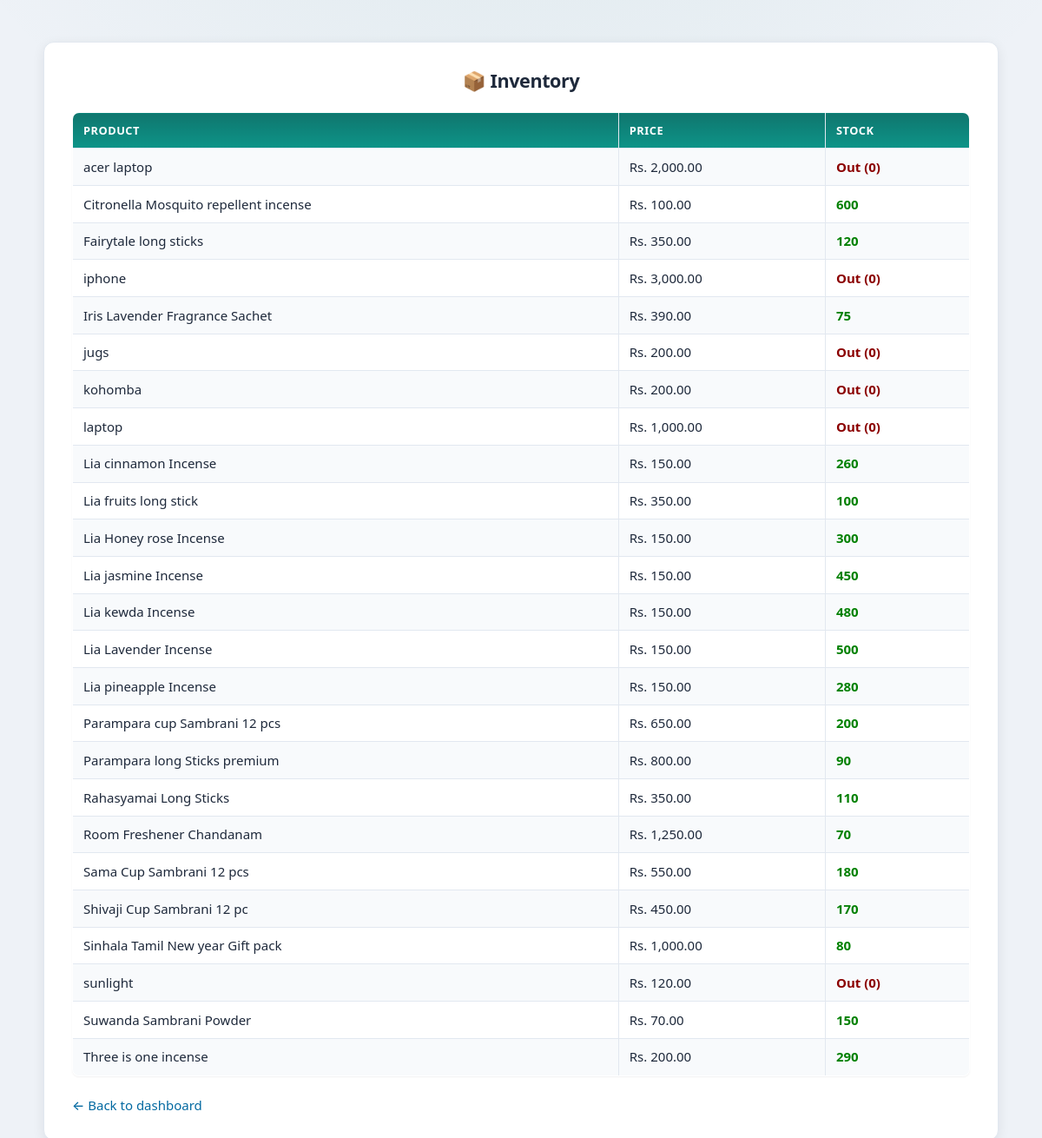
Page /inventory.php (signed in) on the earlier database version.
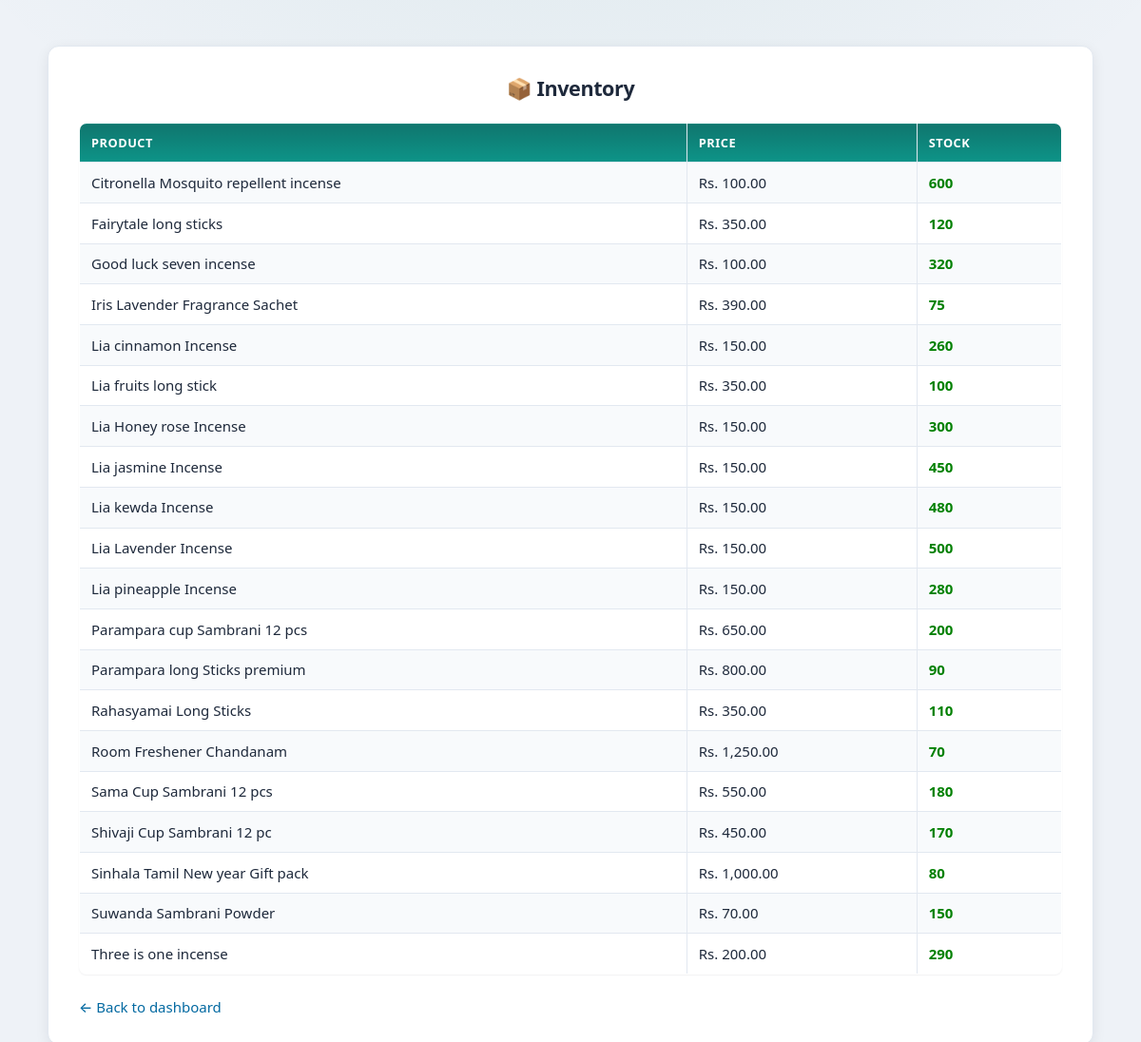
Same page on the later database version.
### tables this page shows
CREATE TABLE IF NOT EXISTS `product` (
  `product_id` int NOT NULL AUTO_INCREMENT,
  `product_name` varchar(100) NOT NULL,
  `unit_price` decimal(10,2) NOT NULL,
  `category_id` int NOT NULL,
  `status` varchar(20) DEFAULT 'active',
  PRIMARY KEY (`product_id`),
  UNIQUE KEY `product_name` (`product_name`),
  KEY `category_id` (`category_id`)
);

### includes/roles.php (called while the page is built, shortened)
<?php
function normalize_user_role($role)
{
    $r = strtolower(trim(preg_replace('/\s+/', '_', (string) $role)));
    return $r;
}
function role_dashboard_path($role)
{
    $role = normalize_user_role($role);
    switch ($role) {
        case 'admin':
            return 'admin/dashboard.php';
    }
}

### inventory.php (the view, shortened to what this page needs)
<?php
include 'includes/config.php';
$result = mysqli_query($conn, "
SELECT
    p.product_name,
    p.unit_price,
    COALESCE(i.stock_quantity, 0) AS stock
FROM product p
LEFT JOIN inventory i ON p.product_id = i.product_id
WHERE p.status = 'active'
ORDER BY p.product_name ASC
");
?>
<!DOCTYPE html>
<html>
<head>
    <link rel="stylesheet" href="style.css">
</head>
<body>
<div class="login-box">
<h2>📦 Inventory</h2>
<table border="1" width="100%" cellpadding="10">
<tr>
    <th>Product</th>
    <th>Price</th>
    <th>Stock</th>
</tr>
<?php while($row = mysqli_fetch_assoc($result)){ ?>
<tr>
    <td><?= htmlspecialchars($row['product_name']); ?></td>
    <td>Rs. <?= number_format($row['unit_price'], 2); ?></td>
    <td>
        <?php
        $stock = (int)$row['stock'];
        if($stock == 0){
            echo "<span class='out'>Out (0)</span>";
        }
        elseif($stock <= 10){
            echo "<span class='low'>Low ($stock)</span>";
        }
        elseif($stock <= 30){
            echo "<span class='medium'>$stock</span>";
        }
        else{
            echo "<span class='good'>$stock</span>";
        }
        ?>
    </td>
</tr>
<?php } ?>
</table>
<br>
<a href="<?= htmlspecialchars(APP_BASE . '/' . role_dashboard_path($_SESSION['role'])); ?>">
    ← Back to dashboard
</a>
</div>
</body>
</html>

Differences in the rows shown:
no longer on this page (row edited): product: product_name "acer laptop", unit_price "2,000.00", shows "Out (0)"
no longer on this page (row edited): product: product_name "iphone", unit_price "3,000.00", shows "Out (0)"
no longer on this page (row edited): product: product_name "jugs", unit_price "200.00", shows "Out (0)"
no longer on this page (row edited): product: product_name "kohomba", unit_price "200.00", shows "Out (0)"
no longer on this page (row edited): product: product_name "laptop", unit_price "1,000.00", shows "Out (0)"
no longer on this page (row edited): product: product_name "sunlight", unit_price "120.00", shows "Out (0)"
now on this page (row edited): product: product_name "Good luck seven incense", unit_price "100.00", stock "320"
